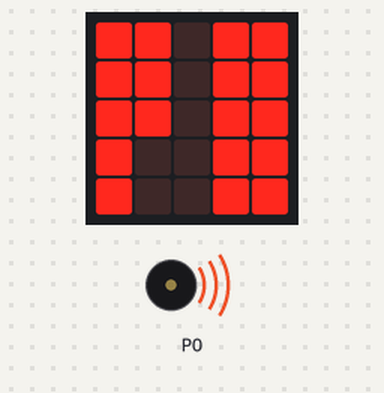
A program run on a simulated BBC micro:bit (MakeCode). Shown: the board's 5×5 LED display, buzzer (waves = sounding).

Above: at 4.93 s.
At 13.68 s:
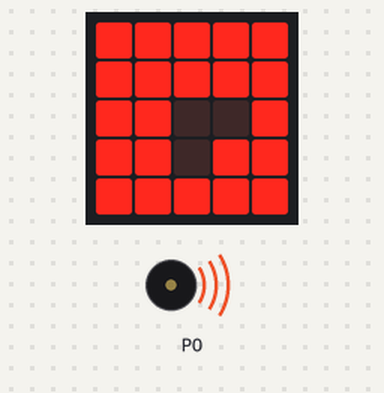
At 22.7 s:
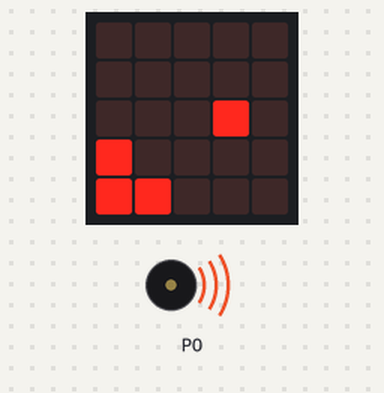
At 37.85 s:
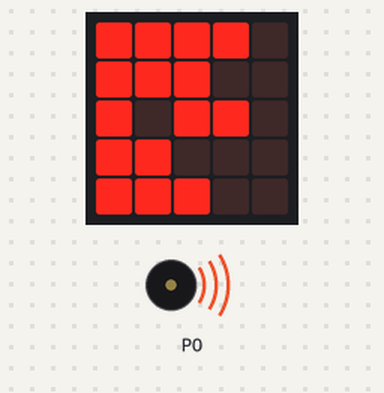
Timing chart, 0 to 40.0 s (numbered marks = the images above):
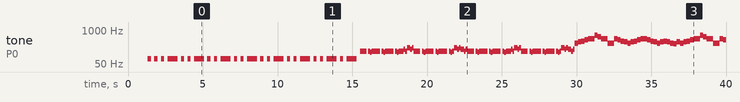

Measured:
- by itself, tone on P0: plays 78 Hz for 0.22 s, 78 Hz for 0.22 s, 78 Hz for 0.22 s, 78 Hz for 0.67 s, 78 Hz for 0.22 s, 78 Hz for 0.22 s … (125 notes in this stretch)
- what the display in image 0 shows lasts 0.4 s, from 4.8 s to 5.2 s
- what the display in image 2 shows lasts 1.4 s, from 22.1 s to 23.5 s

The program:

main.ts
```typescript
let vs = "0:q,tc,tc,n76p,1aebk:2,1g5d,18y74:2,ab6kg,e8,g:2,55la8,sg:2,zk,w,3,74,2,1ekg:2,1962o:3,1s,4zsoy:5,4zz0g,2,8,1s:2,74:9,1s,2:2,8:2,74:7,74,8:5,1u:7,1s:2,2:3,8:2,2,20,18y68:2,1eki:2,1kz:2,2hzlw,2t58,sh:2,so,74:4,18y68:2,2t4w:a,18y68,74:3,1,1:2,w0:2,w,pa8,w:3,35s:2,w:6,35s:4,pa8:2,w,sg,3k,35s,74,35s,2hwcg,8,3d0:2,3t:3,2hwcg,18z2c,3lly:2,mh4w,1g5c:2,mh5a,5xoi,3imk,8mli,4w7:3,2hwcg:2,2t4w,2hwcg,35s,2t4w:2,3k:2,35s:5,35s:3,3k:2,2t4w:8,2ups:2,3k:5,1kw,1kw,1vgu8,2img0,jwctb:7,586tc,abq4g,1vpxc,cmfhc,55eyx,t7,9zojp,bdag,5gni8,ckav4,1x8g0,5b2c0,9ea4,41w,sm:2,2,1kw:2,1kw:4,2t8g,35s,4zsow,7hp1c,55eyo,pa8,5m9s0:2,39c,w,1ekg0,1fdw,1k,1k,3p,3r6,e8,1ts,3k,1ls,35s,1kw,b28,35s,6bk:3,2t4w:2,2t4w,35s:7,2t4w,2t4w:9,35s:f,35s,2t4w,2t4w:2,1kw:2,2t4w:2,1gxs:3,35s:2,35s:3,g,so,1eyo:6,1ekg:d,1ekg:l,4,1ekg:2,eg,sk,34:2,1kw,23up,mh4w:2,18zs1,18y68,mh34:2,pa8,35s,39c:3,3k:2,39c,35s,2ups,3o,4xs0,1xj44,1vf9c:8,2t4w,2tr0,i31lv,4gu0w,2t4w:3,2hwcg:2,18y68,18y68:2,18y68:2,18y80,2,1g5e,47r4,2t4w,1kw,6bk:2,74:3,5m9s,8,5mgw:2,6bk,8,6bk,6bk:2,8,74,5slc:3,4zsow:2,4zsow:3,5mgw,4,32q0:3,2hwcg:3,2hwcg:3,1kw,1kw:5,1kw:2,2t4y,9kw,35s,1s,4,4,1s,3k,2t6q:2,4e0y,2t8g:2,2we8:2,3o,2t8k,2t4w,3k,2t8g:3,4:3,74,74,39c,2zgg:2,6bk,4,5m9w,1enls:2,2t4w,18y68,2we9,18yzo,pac,mk90,3k:4,2t4w:4,74:2,74:3,2t4w,74,18zsw,76,1in4,1ekh,okxs,2tc0,8feo:2,5mgw,1mq,1ekg,49j6,2t4w,5m9s,2,74,5mbp,4,37k,mkbk,sg0,1agp0,5q8,3if5,74,mio4,3qv42,1hs0,18ydc,18z7k,2hxj4,d1c,d1c:2,74:6,cu8:2,cn4,w:2,f4:3,2o:2,sg,sg:2,w,1f0g:3,2hwcg:2,1aj28,9hc,1hq8,36p,1,2hy0w,4,136,2e8,q138,tc,1lt,18y68:2,6bo:6,1ekh,18y6b,191fk,vx34,1eld,8x0js,5qi9w,3rjsw,mh34,8,ao,3d0,3k,2t4w:2,2hzi8:3,18y68,18y68:2,2hwcg,35s,2t4w,5c,jz3jt,2:2,aq:4,6f8,6bk,5mdg,5m9u,2,1u,9s,w,6,8,a,5m9t,5m9t,35s:2,35s:2,35s:9,2t8g,2t8g:4,3k,3k:2,6bk,6bk:6,2kphc,2hwg0:2,2jh8k,1l4w,8y,2hwci:i,6bk,6bk:4,5m9s:8,5m9s:3,2:3,1kw,1mo:2,1ekg,4u8,sg,pa8:2,2t4w,mh34:2,1w4jo,mh34,1ycn4,1gch,1g8w,52le,q3l:9,5j4:2,35s:2,36p,2r,3o,zu,rfg,w8h,n9g8,1grc,191xc,k3m,neys,32xx:7,w,74,74:2,2hzi8,2i2o0:3,3k,78,e8,74:3,74,hs,3r7hc,heo,1s2q,1z4,5tz4,74,5uyo,cn4,iyo,cn4,2hwcg,dfk:2,8,8,zk,2hwjk,co0,w:7,1s,2,8y:2,1s:3,cw0,sg:4,w,w:5,g,8w:2,g:6,cn4,sg,dfk,1mhd,85m,jz56n,1kw:3,6bk,1kw,19ngg:4,b8qo,dht,1ekg,dfs,pa8,83k2,18y68,18y6o,ysch,18y6i:2,bxts,duo,g8c8w:4,5j4,6bk,cn4:5,9hc,w,cn5:2,mhwh,mh37,1t,mh34,4,mh38,eo4,18y68,1s,pa8,12gw:2,2hwcg,3quio,e8,1s,1mo,4si,2t6s:2,191c0,2tc4,74:2,mh34,mh34,18y68,2wao,4:2,6bk,6bk,18y68,1,1brb5,1o1s,2jaww,2i2o0,1ekg,1ekg,2wow:2,1r7k,4,1f5s,o1zc,o26g:2,1lc,1kw,2hwcg:2,1kw:3,1lk:3,d8g,4fhxk,2hwlh,5ssqr,1b3nm,qv4,4zthc,2dd,2njts,1ff4,1f1d,g,5mog,2hwcg,2iamk,5b2vg,a2hs0,eze2w,b8jk,cn4,cn4,5b18g:2,9zlds:2,4zsow,9zlds,4zsow:3,d1g,b8k0:3,35s,3k,2t4w:3,4zsow,4zsow,2t4w,bbsw,40,cqs,5b1q8,4zssg,b8jk,3o:2,a2eki,f277k:2,5c,4zsow:2,d1e,b8k0,2:3,39c,2t4w,2,4zsoy:2,4zsow,2t8g,35s,g,bl6o,cn4,em8:2,4zsow,1kw,6,6:2,4zsow:2,e8,d1c,505qo,bl6o,2t4w:2,4zssg:2,35s,4zsox,37k:2,4zsox,e1u8:2,505q8,cqo,505c0:2,4zsow,9zlhc,6bq,9zll2,5m9s,a57nk:2,6,5m9s,9zle0:3,g,g,g,368,b8k0,d1c,35s:2,35s:6,3k,2t4w:2,2t8g:3,5m9s,5m9s,1kw,6bk:4,6bk,1kw:4,3k:6,b28,7wg,1s:5,74:2,2t4w:2,2t4w,2ibr4,2i8zk:2,2wao,6ci,7i1om,50hzc:2,g:2,pa8,5yww,6bk,5m9u,1,7wg,6bk,9zmkg:2,26nuo,mh34,19auw,1eyw,517gi,4zspd,1kw,9zm6g,e80,2nw1s:2,5nuo:9,1kw:2,w0:2,g,5n28:4,8,2,360,2f4,gvls,1rlw,1brb5,1heeg,neiq,2t4w:2,5181t,14,84veo,1brb4,1viis,mha8,5m9s,194hs,1g76:2,n6dd,tc:4,2ksqs:4,4,4:3,3k:2,35s:6,2t4w:4,2t4w:3,2t4w:a,3k,35s,1s,2t4w,37k:2,1s,2t6o,4,1mo,2hwe8,1kw:2,4:g,39k,2t8o,2t4w:4,8iko,32m8,3d0,39c,2t4w,5ssk,2l0lo,4h6o,1af9g,25ib,mh41,x:4,sg:2,sg:2,w,1kw,1t,w:2,3,2t4w,4sg,3q:e,8,8:3,74:2,2hwcg:2,74:r,2hwcg:4,2hwe8:m,2hwcg,5mbk,6bk:2,1g5c,7wg:2,5m9s,5m9s,68qv4,6bk,1kw:2,74,1s,pa8,a33t6,aycxs,2kq9s,a0b28,pzi8,376m2,2hwcy,3t,3k,g:l,bl6w,g,5gtu0,cn4:2,e8,a5kao,5m9s,cn4:4,5m9s,55ez4,4zsow:2,6bk,5m9s,4zz0g,55eys,e8,3k,35s,2ubk,2ilmq,1aedc:2,mhxc,paa,sh,xpmo,vls,9znr4,am39s,sg,70uo,4zsox,69gyo,18y68,sw,pa8,3k,f4,dfk,io:8,1,18y68,68qv4,35s:a,35s:2,4zssg,4zsp0,2t4w,50hz4,pa8,7j4so,cnc,1ls,coao,18zr4,2o,3k,9zlj4,by82,am39w,1l3k,qvb8,8feq,gydk,paa:2,9zmkk,20,18zrc,1eo0,3r4,2kphc,6bk,6ozl,w:4,pa8:3,1en4,si,w,1lt:j,35s:2,35s:4,1ekg:i,1ekg:9,35s:4,35s:4,1ekg,1s,1:2,1ls,q2q,5m9s:2,pa8,tc,1,2hwcg,e1og:2,9zlds,18y68,5m9s,1ekg,4zsow,mh34:2,3if4,2i9e8,bl6o,b8y8,1l3c,1ekg0,5sso,39g:3,2t4w:f,pa8:4,mh34:c,35s,2,1s:3,35s:4,1s:4,8,1g75,7k,lc,1l3l,5ob4,g,36aa,35s,5m9w,6bs,74,cn6,es,5c,1s,4qy,1g5c,47pc,pa80,3k,sn8,194i8,1gy0,2kwgw,55im9,6xi,ab6ko,g:g,4:5,h:2,4,k:4,1,1:2,3k,h:3,w,g,35t,10,e9:2,1kw,ec,1kw,4,3d0,4,8,g,ao,5yww,5m9s,6bl,q2o,6bs,6bl,g:2,cn5,2wht,3k,sg,6io,2hwcg:2,cnl,23up,2hxxc,2t4w,b8pc,bc5e,5zbc,6bqkg,1dawy,4zz2c,d1iq0,ckkd4,h85w,505c0,b8jk,eebk,b8jk:2,2t4w,b8jk,47pg,1erk,7q96o,2u14,740,6bk,1g5c,775u,3wgsw,d1vo,2t4w,1w85d,h3qy,1ssg,vx2c,3t,1ekg,2gy,5078,23uo,sw,blkw,a1qv7,9zy20,h1c0,4zsow,ec,4zsow,9b1c,39e,2hwjk,zl,2:2,2hwjk:2,74,8,1o8w,348w,2,32tg,1bri8,74x,1w656,1eq2,n78i,w,1t,e,dt,369:3,35s:2,35s:3,1kw,2zgo,1erk,2nima,6fzr8,68rnl,ay3hc,693wg,740g:2,70u8:3,5pfk,1bxmw,6io,2i2o4,5srm,w,fml9c,bl7l,dv4,duo,fl,h:2,4qo,6bs,2tc0,70w4,55n0i,93j8h,bg9og,o8ow,6frps,1kw,2dc,24n4,5648w,5m9u0,1zrpc,3r0u8,1ekg,6bk:3,1ekg,1kw:2,1s,2hwjk,74,2t4w,2,1kw,35s,1l0,1qa,1eki,2,1hs0,35u:2,w:4,sh,1ls,1,16o,b8jk,ab6yo,bf9c,ezksg,2zgg,e1vk,5yww,2t4w,58hog:2,2t4w,74,2t50:2,1kw,75u,cn4:2,w,1s,2t4x,w,mh35:2,2:2,5rw1s,2hwcg,4zsp4,55f60,1eku8,mvb4,1feo,8,9zmzk,18y6m,18y7e,24oi,1f29,b9q8,16o,co0,3kw,e8,e8:2,4:6,4,4:3,35s,35s,3k,4:2,4,4,3o,2t4w:2,2xvm,1hvo:6,2t8g:2,4,4,2t8g:4,3k:6,2t4w,5slc,4,6bk,5mh4,e8:2,bocg,9zle8,aatxc,505cg,8lq8:2,8,8fes,55fd4,2ns3s,1em8,1mq:3,a,94,1s,6,2jax2,2t4w,1kw:2,18zr8,25fl,1adk0,nvpe,qw0,n75s,pb5,x,x:3,36o:2,3k:5,8,74:2,6bk,5m9s:7,1,1:8,2,2:5,2,1s,1kw:12,5179c:2,2wg0,4,6bk,4,4:7,6bk,1s,2hwcg,2hwcg,5fa4u,h874:2,sg,4qo,iyo:7,3k,7wg,2t4w:4,2t8g:5,dfk:4,2t8g,70w0,phc,b8xs,3quio,5p4i8,c,7wg:2,am2rk,3pje,18y68,2jbxd,23uo,mh3c,2t4w,18y6c:b,2t4w:7,4,2t50,4:f,2hwcg:2,4:3,1ekg,1kw,1kw,18zr4,4qo,sg,2hwci,n800,6bk,9hc:2,6bk:2,6bk,6bk:3,5m9s,6bk,5slc:2,3yc,2l8xw,b9d1,ba6a,1akua,6rs3,mh3c,3k,2t54,4,2np6o,1ekg,18y6c,u68,2m4u8,1w4jk,35s:2,mh6o:2,2t4w:3,2t4w,2t50:2,35s,35s:a,2t4w:3,2,3m:2,3m,1s,6,2t4w,90:2,2t6o,2t50,78,3eo,2zgo:2,9kw,6m8,6bk,2t4w:2,8:2,1s,2,1s:2,1s:5,1ekg:3,8,7c,1u,1ekg,d1c:2,6bk,6bk,cn4,2:3,5ma2,k42k,bllc:3,26ar,52wf:7,5m9s,k4gs,bllc:3,25lz,ao9v:8,6c8,e5ck,cnk,6iw,9zlds,ssn4,71mp,f4:4,e8:2,1ekg0:4,8:2,8y,1kw:3,1ty,8,3m,chhts,7g,5b1mo,35sg,b8ki,9zlm0,cv8,7k,d1d,4zt34,6f4,52p34,9vk,5yx8,2hwci,35s,1g5c,2hxc2,1ok,3k:4,1:4,1:6,2t4w,18y68:2,6bk:6,74,3l,5,3k:3,74,c:2,1,n7yg,35t,4,18y80,1ekg,36q,mh6p,pds,a2fb8,a2eis,6,3m:3,5m9s:2,5pfk,35s:2,35s,39c,3k,2,2,1t,35s:4,w:2,2de:3,n7a9,4wzo,1vgw0,a,1acqo,74:2,2hwcg,2hwci,8:2,6pu:2,8,2i9e0,2hwcg:2,1apdu,1ekg8:2,7c:4,1ekg:3,1ekg,2t4w,1kw:i,1ekg:4,1ekg,1s,1ekg:2,1ekg:2,4zvuo,1ekg,phc,2tc0,5mh4,5mh4,vls,5pmo,4zsxs,2hwcg,2:7,1s:4,so,so,5mh6,7b4,4zvvs,74,74,1,1ekg:2,517cw,40,ahips,jdc,35s8,e8,9zllc,bl6o,qyw,es,u8,2hzj6,1:6,39c:j,35s:2,4:7,2wao,2t4y:2,35s,35w:5,3k:7,1ekg:2,3k:3,18y68,1kw,74:2,3k:3,8,4,1s:6,mh34,phc:2,pa8,9,18y68,pb4,pds,q4g,1ekg:2,4,3b4,1ekg,3k02,1jb4,mh35,2o,sg:2,2wcg,1kw,39c:2,1u,2:2,1s,1s:2,35s,37k,35s:2,37k,35s,2,2,2t4w:2,2t4w,2t4w,3o,3k:3,4,2hwg0,3k:3,2hwck,2hwe8,2,1s:2,2hwcg,1kw,5c,2jayo,2jays,1hq8,1ekg:2,47ts,2zgg,2we8,3k,6f4,405,opom,4qp:2,35s:2,1ls,q49s,25gg,4zsow,1g5c,590jn,5ter,74w,5pfk,5m9s,40w,4wz,3n:4,q4g,1ww8w,2k4xs,5p2ww,6ed4w,5m9s,35s:5,2t4w:7,2kphc,35s,2t5n,35w,3xg,311c,dfo,2nim8,dchs,3k,4zsow,9zlds,1vf9c:3,4,4,4,4,2hwcg,2hwcg:5,cn4,co0,w:3,b8jk,b9c0,sg:6,sg,4zthc,5beag,14,1ekgw,18ykg,6bk:2,7c:2,eebk,4zsow:3,2hwcg:3,2t4w:2,3quio,1kjcw,2t4w,32m8:2,b8jk,fsw:2,7k:3,pa8,sg0,4zsow:2,35w,2hzls:3,1hdmo,1s,1ekg,18y68,2hwcg,1kw:2,1elc,2o:2,1kw:6,8,1s:2,8,4sg,1s,1l4,1ekg,47pc:2,35s,2t8g:2,3k,8:2,m88,35s,2hwci,6bo,2hxz4,4e0w,cn4,2r,6bk,24n4:2,x,sg0,6bk,4qo,w,74w,3b4,74,18y74,18ykg,pa8,37vuo,t8g,9ig,1kx,4g2,8,2hwci,vls,2hwu9,mh34,pa80,18ykh,uxs,2hwe8,mhog,1ekg,g2,mh3k,mp0g,n38x,191c0,xq1c,5n28:2,5m9s,bxts,b8k0,w:2,6,fgbk:2,1kw,4vk,2hwcg,2hwcg:2,1kw:4,1t,d1s:5,2hwcg,1s:3,1s,5m9s,9he:4,4zsow:7,1:4,4zsow:2,35s:3,6bk,1,5m9s:3,18y68,1em8,5nxg,2t85c:3,5n28,pa80,pa8,hhc1u,2jnk0,4zsow,18ykg,g,tc,pa8,mh35:4,g:2,e8,cn4,b8qo,f56v4:2,6bk:2,5m9s:2,4zsow:7,4,4:4,35s,35s:3,2t4w,2t4w:6,2t4w:2,2wao,35s:2,39c:3,8w,4,bbi,80a,3o:2,3y,a:2,f8,fl,l,e:2,3u:7,a:2,a:3,35s:r,2t4w:d,5mh4:2,74:5,5m9s,8,2,1s:2,1g5c,2wap,w,q2o,1g5c,mh4w,n75v,x,1:3,6fzuy:4,1ekg:2,1ekg,aye5t:3,18y68:3,1hq8,1s0:2,3k,18ydc:2,3k,35s,1ekg,74,nf35,4zz7k,2qi2o,35s,6bk,bev4,55la8,1aeeb,b8jk:2,9zlds:4,b8jk:4,2ksqs:2,2kphc:3,2kphc,2t4w:3,2t4w,2kphc:3,2t4w:d,9zlds,1,36o,2i8zk,2wao0,1,w,5m9s,5mao,9zlds,4zsow,3qulk,1ex2,1ad1c,1enns,pacw,a0e9t,1enls:2,3y8,5m9s,658g:2,3czk,564oy,35s,2nio4,9zldt,7c,1acqo,7wg,24g0,tx74,bew0,58g5e,cn41x,bwf89,74,otg0,7ebk,bgo0,f81j7,2nio4,3s9ak,2i490,oyz4,ib8g,f28sj,2niro,5mbk,3s9ak,36psk,7ebk,bf36,hpwat,5mbk,3s9ak,35b10,1s74,i9nk,f27b7,2nio4,5mbk,3s9ak,miog,3rqj0,dmo,1r7mw:2,f0sub,3k,2t4w,2hwck:3,2kphc,e80:3,fsw,3y8,55lhk,u8,w,2o,1kw:7,1s,w,1kw:3,1s:2,1hq8,57414,f0g,n6dc,38i2s:2,1anuq,2t4w,q0bl,2t5o,lg,2t8g,35s,9zy2s,5b18g,65n4,aatz4,4zsow,8w,2t52:2,20,5m9s,6bk:2,6,35s,35s,35s,5m9s,7hp34,194q3,azua8:s,"
let as = "R:12,27:2,R,27,R,27,R,27:1,27,27,27,27:2,R,27,R,27,R,27,27,27,R,27,R,27,R,27:1,27,27,27,27:2,R,27,R,27,R,27,27,27,R,27,R,27,R,27:1,27,27,27,27:2,R,27,R,27,R,27,27,27,R,27,R,27,R,27:1,27,27,27,27:2,R,27,R,27:1,27,27,27,27:2,R,39,39:1,39,R,39,37,39,39:2,39:1,39,R,39,37,39,39:2,39:1,39,R,39,37,39,39:2,42:1,39,44:2,42:1,44,39:2,39:1,39,R,39,37,39,39:2,39:1,39,R,39,37,39,39:2,39:1,39,R,39,37,39,44:2,42:1,44,42:2,39:1,42,39:2,39:1,39,R,39,37,39,39:2,39:1,39,R,39,37,39,39:2,39:1,39,R,39,37,39,39:2,42:1,39,44:2,42:1,44,39:2,39:1,39,R,39,37,39,39:2,39:1,39,R,39,37,39,39:2,39:1,39,R,39,37,39,44:2,42:1,44,42:2,39:1,42,75:2,77,78,80,82:4,87:2,85,82:4,75,82:2,80,78,77,75,77,78,80,82:4,80:2,78,77,75,77,78,77,75,74,77,75,77,78,80,82:4,87:2,85,82:4,75,82:2,80,78,77,75,77,78,80,82:4,80:2,78,77:4,78,80,82,75:2,77,78,80,82:4,87:2,85,82:4,75,82:2,80,78,77,75,77,78,80,82:4,80:2,78,77,75,77,78,77,75,74,77,75,77,78,80,82:4,87:2,85,82:4,75,82:2,80,78,77,75,77,78,80,82:4,80:2,78,77:4,78,80,82,85:2,87,82,80,82:4,80:2,82,85,87,82,80,82:4,80:2,82,80,78,77,73,75:4,73:2,75,77,78,80,82,75:4,80:2,82,85,87,82,80,82:4,80:2,82,85,87,82,80,82:4,80:2,82,80,78,77,73,75:4,73:2,75,77,78,80,82,75:4,80:2,82,85,87,82,80,82:4,80:2,82,85,87,82,80,82:4,80:2,82,80,78,77,73,75:4,73:2,75,77,78,80,82,75:4,80:2,82,85,87,82,80,82:4,80:2,82,85,87,82,80,82:4,87:2,89,90,89,87,85,82:4,80:2,82,80,78,77,73,75:4,80:2,82,85,87,82,80,82:4,80:2,82,85,87,82,80,82:4,80:2,82,80,78,77,73,75:4,73:2,75,77,78,80,82,75:4,80:2,82,85,87,82,80,82:4,80:2,82,85,87,82,80,82:4,80:2,82,80,78,77,73,75:4,73:2,75,77,78,80,82,75:4,80:2,82,85,87,82,80,82:4,80:2,82,85,87,82,80,82:4,80:2,82,80,78,77,73,75:4,73:2,75,77,78,80,82,75:4,80:2,82,85,87,82,80,82:4,80:2,82,85,87,82,80,82:4,87:2,89,90,89,87,85,82:4,80:2,82,80,78,77,73,44:4,42,39:2,39:1,39,R,39,37,39,39:2,39:1,39,R,39,37,39,39:2,39:1,39,R,39,37,39,39:2,42:1,39,44:2,42:1,44,39:2,39:1,39,R,39,37,39,39:2,39:1,39,R,39,37,39,39:2,39:1,39,R,39,37,39,44:2,42:1,44,42:2,39:1,42,39:2,39:1,39,R,39,37,39,39:2,39:1,39,R,39,37,39,39:2,39:1,39,R,39,37,39,39:2,42:1,39,44:2,42:1,44,39:2,39:1,39,R,39,37,39,39:2,39:1,39,R,39,37,39,39:2,39:1,39,R,39,37,39,44:2,42:1,44,42:2,39:1,42,75:2,77,78,80,82:4,87:2,85,82:4,75,82:2,80,78,77,75,77,78,80,82:4,80:2,78,77,75,77,78,77,75,74,77,75,77,78,80,82:4,87:2,85,82:4,75,82:2,80,78,77,75,77,78,80,82:4,80:2,78,77:4,78,80,82,75:2,77,78,80,82:4,87:2,85,82:4,75,82:2,80,78,77,75,77,78,80,82:4,80:2,78,77,75,77,78,77,75,74,77,75,77,78,80,82:4,87:2,85,82:4,75,82:2,80,78,77,75,77,78,80,82:4,80:2,78,77:4,78,80,82,85:2,87,82,80,82:4,80:2,82,85,87,82,80,82:4,80:2,82,80,78,77,73,75:4,73:2,75,77,78,80,82,75:4,80:2,82,85,87,82,80,82:4,80:2,82,85,87,82,80,82:4,80:2,82,80,78,77,73,75:4,73:2,75,77,78,80,82,75:4,80:2,82,85,87,82,80,82:4,80:2,82,85,87,82,80,82:4,80:2,82,80,78,77,73,75:4,73:2,75,77,78,80,82,75:4,80:2,82,85,87,82,80,82:4,80:2,82,85,87,82,80,82:4,87:2,89,90,89,87,85,82:4,80:2,82,80,78,77,73,75:4,80:2,82,86,88,83,81,83:4,81:2,83,86,88,83,81,83:4,81:2,83,81,79,78,74,76:4,74:2,76,78,79,81,83,76:4,81:2,83,86,88,83,81,83:4,81:2,83,86,88,83,81,83:4,81:2,83,81,79,78,74,76:4,74:2,76,78,79,81,83,76:4,81:2,83,86,88,83,81,83:4,81:2,83,86,88,83,81,83:4,81:2,83,81,79,78,74,76:4,74:2,76,78,79,81,83,76:4,81:2,83,86,88,83,81,83:4,81:2,83,86,88,83,81,83:4,88:2,90,91,90,88,86,83:4,81:2,83,81,79,78,74,76:6,R:2,83:3,R:1,83,R,83,R,83:3,R:1,83,R,83,R,83:3,R:1,83,R,83,R,83:3,R:1,83,R,83,R,83:3,R:1,83,R,83,R,83:3,R:1,83,R,83,R,83:3,R:1,83,R,83,R,83:3,R:1,83,R,83,R".split(",");

// music
function midiToNote(note: number): string {
    let octave = Math.floor(note / 12);
    if (octave > 3) octave -= 2; // making sure it doesn't bleed people's ears
    return ['C', 'C#', 'D', 'D#', 'E', 'F', 'F#', 'G', 'G#', 'A', 'A#', 'B'][note % 12] + octave;
}

let lastLength = 0;
as = as.map((v, i) => {
    const split = v.split(":");
    let note = parseInt(split[0]);
    if (split.length > 1) lastLength = parseInt(split[1])
    if (isNaN(note)) return v;
    return midiToNote(note) + ":" + (split.length > 1 ? split[1] : lastLength);
});

music.setTempo(138);
music.startMelody(as, MelodyOptions.OnceInBackground)

// video
let lastChar = 0;
for (let char = 0; char < vs.length; char++) {
    let now = input.runningTime();
    if (vs[char] !== ",") continue;
    const frameString = vs.substr(lastChar, char - lastChar);
    lastChar = char + 1;
    const fSSplit = frameString.split(":");
    let count = 1;
    let frame = parseInt(fSSplit.get(0), 36);
    if (fSSplit.length > 1) {
        count = parseInt(fSSplit.get(1), 36);
    }
    for (let bit = 0; bit < 25; bit++) {
        const x = bit % 5;
        const y = Math.floor(bit / 5);
        if (frame & 1) {
            led.toggle(4 - x, 4 - y);
        }
        frame = frame >> 1;
    }
    // cursed fps count
    basic.pause(((1000 / 15.97) * count) - (input.runningTime() - now));
}

music.stopAllSounds()
```

test.ts
```typescript
// aquí va el archivo "tests"; esto no se compilará cuando este paquete se utilice como una extensión.
```
